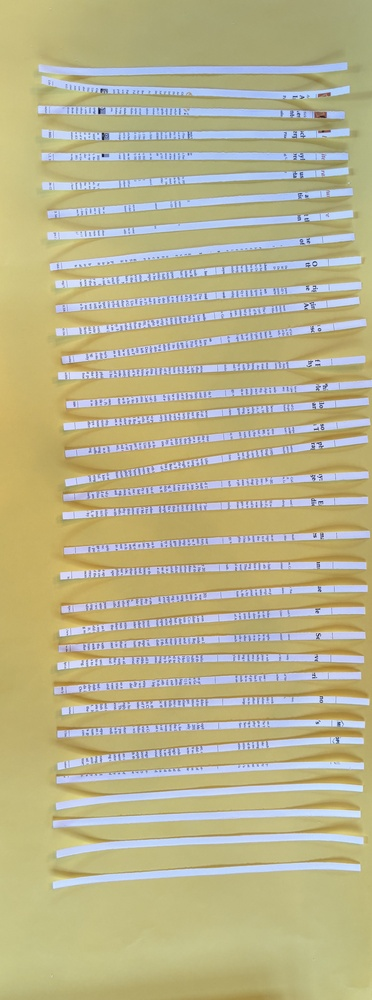
#> input picture input/test.jpg, 372 x 1000 px, shrunk from 2124 x 5712 before the run
$ python test.py
#> lines starting #> are read from the running program, lines starting #| are printed output that depends on the picture; after the words box and inside, x2 and y2 are one past the last pixel; in counts of white or black regions, pixels touching at a corner belong together
import numpy as np
import cv2
import matplotlib.pyplot as plt
from sklearn.cluster import KMeans
from time import time

# Number of clusters (excluding paper strips)
n_colors = 2

# Load the image
china = cv2.imread("input/test.jpg", cv2.IMREAD_COLOR)
#> china is the input picture: shape (1000, 372, 3); mean B, G, R 138.9, 178.9, 185.6
china = cv2.cvtColor(china, cv2.COLOR_BGR2RGB)

# Convert image to floats instead of the default 8-bit integer coding
china = np.array(china, dtype=np.float64) / 255

# Reshape the image into a 2D numpy array
w, h, d = original_shape = tuple(china.shape)
#> w = 1000; h = 372; d = 3; original_shape = (1000, 372, 3)
assert d == 3
image_array = np.reshape(china, (w * h, d))

# Perform k-means clustering
print("Fitting model on a small sub-sample of the data")
t0 = time()
image_array_sample = image_array[np.random.choice(image_array.shape[0], 1000, replace=False)]
#> image_array_sample = 1000 rows, first 8: [0.808, 0.804, 0.859], [0.773, 0.682, 0.408], [0.663, 0.655, 0.467], [0.788, 0.749, 0.51], [0.749, 0.729, 0.51], [0.82, 0.78, 0.537], [0.745, 0.741, 0.529], [0.749, 0.82, 0.969]
kmeans = KMeans(n_clusters=n_colors, random_state=0).fit(image_array_sample)
print("Done fitting in %0.3fs." % (time() - t0))

# Get labels for all points
print("Predicting color indices on the full image (k-means)")
t0 = time()
labels = kmeans.predict(image_array)
print("Done predicting in %0.3fs." % (time() - t0))

# Identify the label corresponding to the yellow background
# We assume the background is the largest cluster
background_label = np.argmax(np.bincount(labels))
#> background_label = 1

# Create a mask to remove pixels corresponding to the background
mask = (labels == background_label).reshape((w, h))
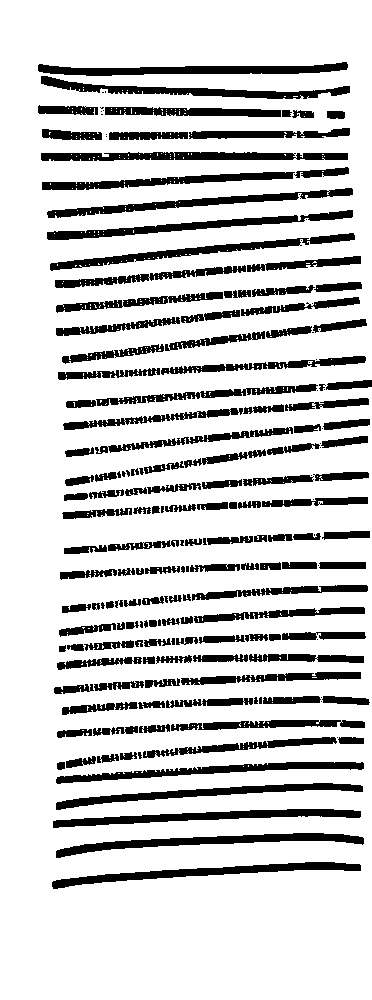
#> mask: shape (1000, 372) bool; 81.3% white; 184 black regions (40 under 20 px), largest, box (x1, y1, x2, y2) and area: (56, 833, 364, 858) 2357, (38, 62, 348, 76) 2355, (52, 862, 361, 889) 2322

# Apply the mask to the original image to remove the background
quantized_image = china.copy()
quantized_image[mask] = [0, 0, 0]  # Set background pixels to black
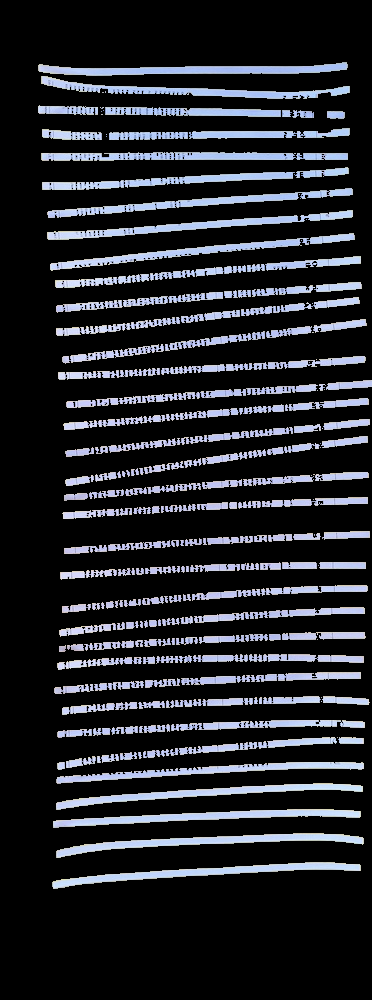
#> quantized_image: shape (1000, 372, 3) float64; mean R, G, B 0.14, 0.147, 0.169

# Convert the image back to uint8 format
quantized_image_uint8 = (quantized_image * 255).astype(np.uint8)

# Save the image without the background as a JPEG
output_file = "output/quantized_image.jpg"
cv2.imwrite(output_file, cv2.cvtColor(quantized_image_uint8, cv2.COLOR_RGB2BGR))
print(f"Image without background saved as {output_file}")

# Display results
plt.figure(figsize=(12, 4))
plt.subplot(1, 2, 1)
plt.imshow(china)
plt.title('Original Image')

plt.subplot(1, 2, 2)
plt.imshow(quantized_image)
plt.title('Image with Background Removed')

plt.show()
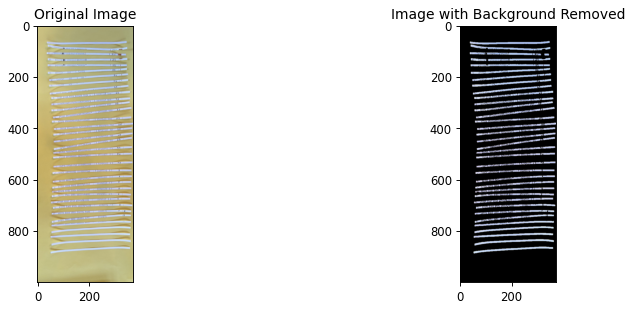
#> figure drawn by matplotlib, 2 panels
